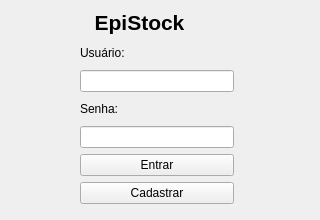
<?xml version="1.0" encoding="UTF-8"?>
<ui version="4.0">
 <class>LoginWindow</class>
 <widget class="QWidget" name="login">
  <property name="geometry">
   <rect>
    <x>0</x>
    <y>0</y>
    <width>320</width>
    <height>220</height>
   </rect>
  </property>
  <property name="minimumSize">
   <size>
    <width>320</width>
    <height>220</height>
   </size>
  </property>
  <property name="maximumSize">
   <size>
    <width>320</width>
    <height>220</height>
   </size>
  </property>
  <property name="windowTitle">
   <string>Login - EpiStock</string>
  </property>
  <property name="accessibleDescription">
   <string notr="true"/>
  </property>
  <widget class="QWidget" name="layoutWidget">
   <property name="geometry">
    <rect>
     <x>80</x>
     <y>10</y>
     <width>154</width>
     <height>194</height>
    </rect>
   </property>
   <layout class="QVBoxLayout" name="verticalLayout">
    <item>
     <widget class="QLabel" name="lblTitulo">
      <property name="maximumSize">
       <size>
        <width>196</width>
        <height>16777215</height>
       </size>
      </property>
      <property name="font">
       <font>
        <pointsize>16</pointsize>
        <bold>true</bold>
       </font>
      </property>
      <property name="toolTip">
       <string>&lt;html&gt;&lt;head/&gt;&lt;body&gt;&lt;p align=&quot;center&quot;&gt;&lt;br/&gt;&lt;/p&gt;&lt;/body&gt;&lt;/html&gt;</string>
      </property>
      <property name="layoutDirection">
       <enum>Qt::LayoutDirection::RightToLeft</enum>
      </property>
      <property name="autoFillBackground">
       <bool>false</bool>
      </property>
      <property name="text">
       <string> EpiStock       </string>
      </property>
      <property name="textFormat">
       <enum>Qt::TextFormat::AutoText</enum>
      </property>
      <property name="alignment">
       <set>Qt::AlignmentFlag::AlignCenter</set>
      </property>
      <property name="wordWrap">
       <bool>true</bool>
      </property>
      <property name="buddy">
       <cstring></cstring>
      </property>
     </widget>
    </item>
    <item>
     <widget class="QLabel" name="lblUsuario">
      <property name="text">
       <string>Usuário:</string>
      </property>
     </widget>
    </item>
    <item>
     <widget class="QLineEdit" name="txtUsuario"/>
    </item>
    <item>
     <widget class="QLabel" name="lblSenha">
      <property name="text">
       <string>Senha:  </string>
      </property>
     </widget>
    </item>
    <item>
     <widget class="QLineEdit" name="txtsenha">
      <property name="echoMode">
       <enum>QLineEdit::EchoMode::Password</enum>
      </property>
     </widget>
    </item>
    <item>
     <widget class="QPushButton" name="btnEntrar">
      <property name="text">
       <string>Entrar</string>
      </property>
     </widget>
    </item>
    <item>
     <widget class="QPushButton" name="btnCadastro">
      <property name="text">
       <string>Cadastrar</string>
      </property>
     </widget>
    </item>
   </layout>
  </widget>
 </widget>
 <resources/>
 <connections/>
</ui>
